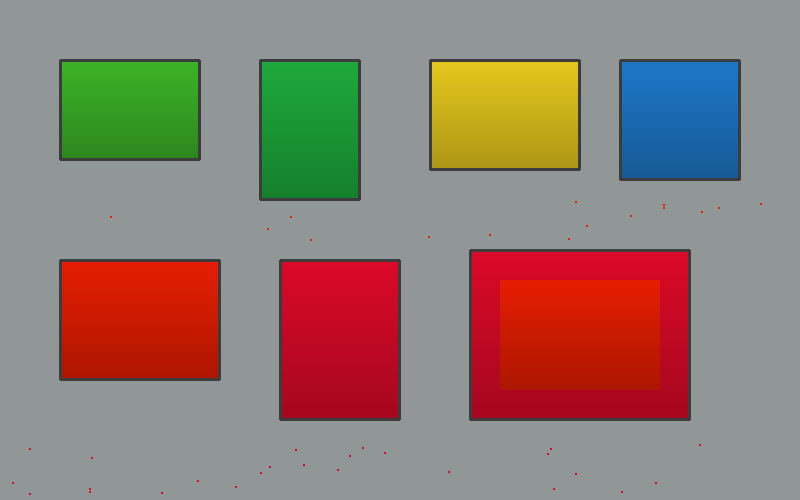
#> input picture draft/collaboration/claude_26_30/recording_candidates/29/blocks_synthetic.png, 800 x 500 px
$ python p7_red_boxes.py
#> lines starting #> are read from the running program, lines starting #| are printed output that depends on the picture; after the words box and inside, x2 and y2 are one past the last pixel; in counts of white or black regions, pixels touching at a corner belong together
### draft/collaboration/claude_26_30/recording_candidates/29/core.py
# -*- coding: utf-8 -*-
"""第 29 讲 轮廓特征：录屏程序与无界面核对共用的核心代码（写法与正式脚本一致）。
注意：本课的“中心”是外接框中心 (x + w // 2, y + h // 2)，不是 cv2.moments 求的质心。"""
import cv2
import numpy as np

MIN_AREA = 500


def load(path):
#> called with path = 'blocks_synthetic.png'
    img = cv2.imread(path)
#> img is the input picture: shape (500, 800, 3); mean B, G, R 112.6, 123, 143.1
    if img is None:
        raise SystemExit(f"读不到图片：{path}（检查文件名和路径）")
    return img


# [6 lines left out: function contours_of_shapes, not called in this run]


def red_mask(img):
    """第 27 讲的方法：两段红色 OR 合并，再 5×5 开运算去噪"""
    hsv = cv2.cvtColor(img, cv2.COLOR_BGR2HSV)
#> hsv: shape (500, 800, 3); mean H, S, V 83.7, 79.6, 158.8
    m1 = cv2.inRange(hsv, (0, 100, 80), (10, 255, 255))
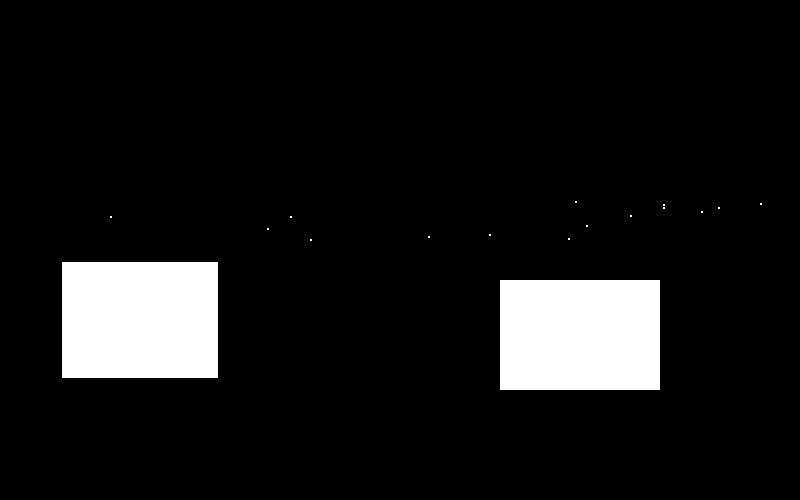
#> m1: shape (500, 800); 8.9% white; 17 white regions (15 under 20 px), largest, box (x1, y1, x2, y2) and area: (62, 262, 218, 378) 18096, (500, 280, 660, 390) 17600
    m2 = cv2.inRange(hsv, (170, 100, 80), (179, 255, 255))
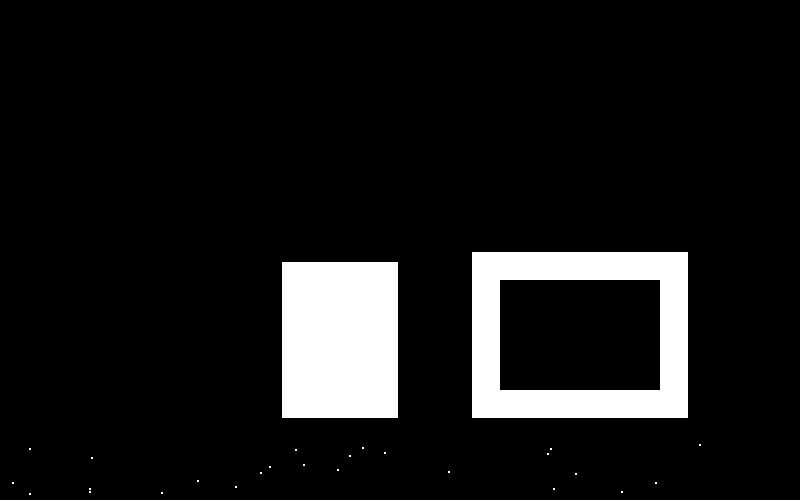
#> m2: shape (500, 800); 9.1% white; 27 white regions (25 under 20 px), largest, box (x1, y1, x2, y2) and area: (472, 252, 688, 418) 18256, (282, 262, 398, 418) 18096
    mask = cv2.bitwise_or(m1, m2)
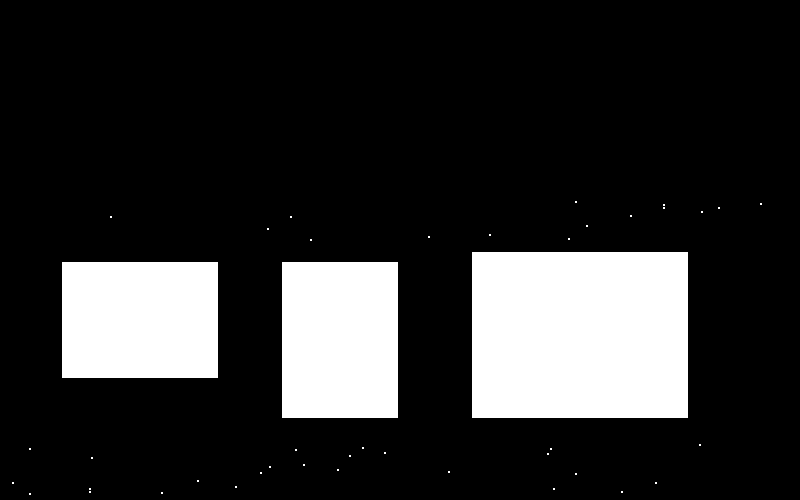
#> mask: shape (500, 800); 18.1% white; 43 white regions (40 under 20 px), largest, box (x1, y1, x2, y2) and area: (472, 252, 688, 418) 35856, (62, 262, 218, 378) 18096, (282, 262, 398, 418) 18096
    return cv2.morphologyEx(mask, cv2.MORPH_OPEN, np.ones((5, 5), np.uint8))
#> returned value: shape (500, 800); 18% white; 3 white regions

### draft/collaboration/claude_26_30/recording_candidates/29/p7_red_boxes.py
# -*- coding: utf-8 -*-
# 第 29 讲 P7 录屏：红色 mask（第 27 讲方法）→ findContours → 面积过滤 → 画框并写 red 和面积
# 预期：每个红色物体一个框，框上写 red 面积；越大的物体面积数字越大
# 用法：python p7_red_boxes.py [--input 彩色积木照片.jpg]
import argparse
import cv2
from core import load, red_mask

ap = argparse.ArgumentParser()
ap.add_argument("--input", default="blocks_synthetic.png")
args = ap.parse_args()

img = load(args.input)
mask = red_mask(img)
contours, _ = cv2.findContours(mask, cv2.RETR_EXTERNAL, cv2.CHAIN_APPROX_SIMPLE)
#> contours = 3 contours; box (x1, y1, x2, y2) and area: (472, 252, 688, 418) 35475, (282, 262, 398, 418) 17825, (62, 262, 218, 378) 17825
out = img.copy()
for c in contours:
    area = cv2.contourArea(c)
    if area < 500: continue
    x, y, w, h = cv2.boundingRect(c)
    cv2.rectangle(out, (x, y), (x + w, y + h), (0, 255, 0), 2)
    cv2.putText(out, f"red {int(area)}", (x, y - 8), cv2.FONT_HERSHEY_SIMPLEX, 0.7, (0, 0, 0), 2)
#> this loop made 3 passes
#> (c, area, x, y, w, h) on passes 1 to 3: ([[282, 262], [282, 417], [397, 417], [397, 262]], 17825, 282, 262, 116, 156), ([[62, 262], [62, 377], [217, 377], [217, 262]], 17825, 62, 262, 156, 116), ([[472, 252], [472, 417], [687, 417], [687, 252]], 35475, 472, 252, 216, 166)
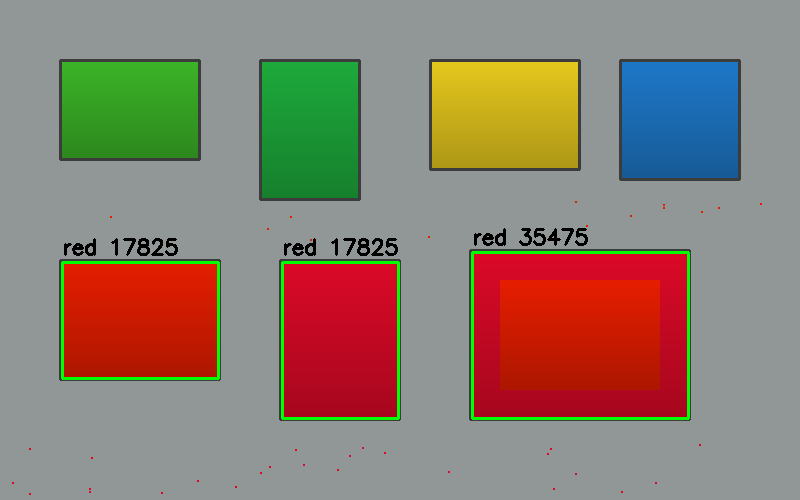
#> out: shape (500, 800, 3); 1.98% of pixels changed, all inside (x1, y1, x2, y2) = (61, 228, 690, 420)
cv2.imshow("mask", mask); cv2.imshow("out", out)
cv2.waitKey(0)
cv2.destroyAllWindows()
